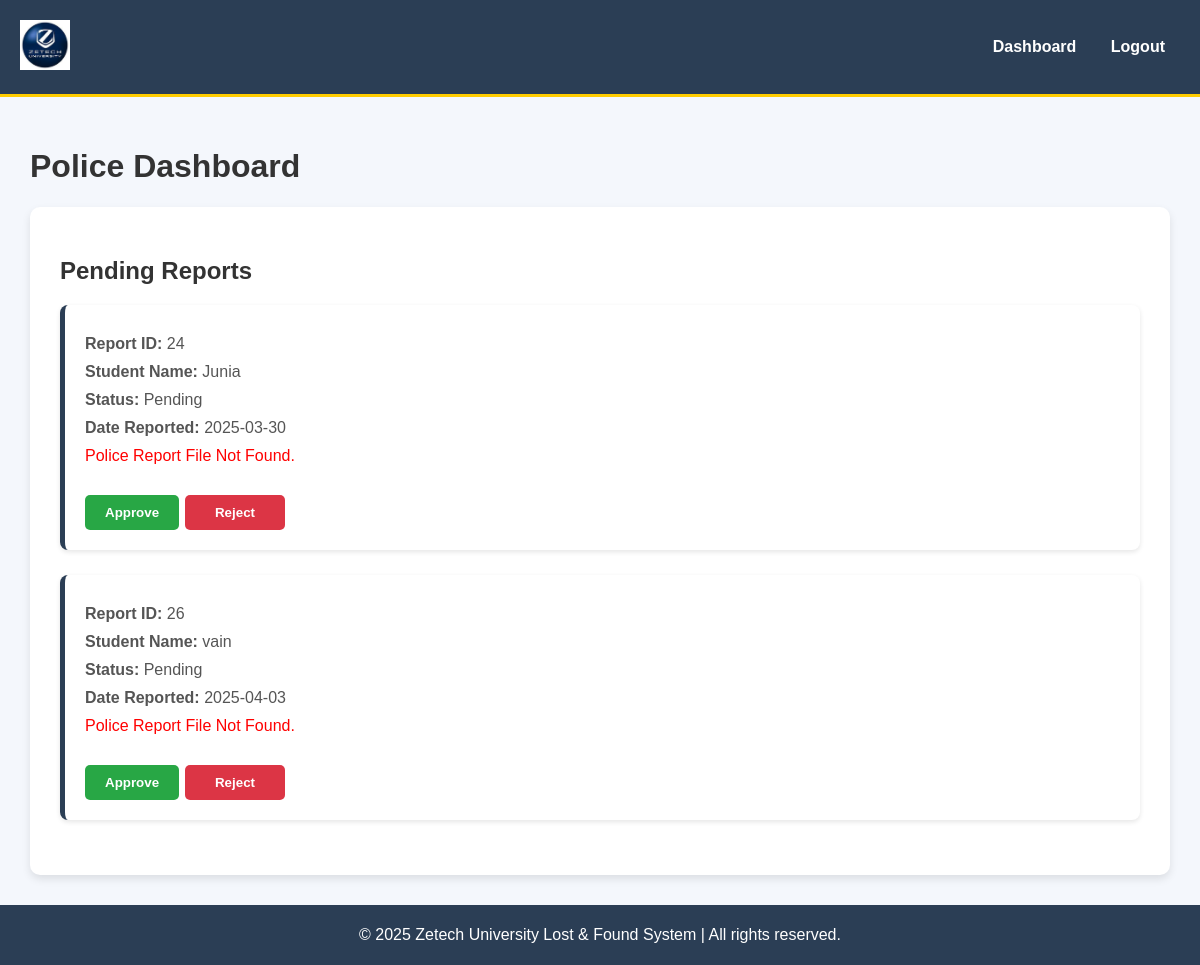
The page /police_dashboard.php (signed in) on the database its author committed.
### tables this page shows
CREATE TABLE `lost_ids` (
  `id` int(11) NOT NULL,
  `student_name` varchar(255) NOT NULL,
  `student_id` varchar(50) NOT NULL,
  `id_number` varchar(50) NOT NULL,
  `date_reported` date DEFAULT curdate(),
  `user_id` int(11) NOT NULL,
  `date_lost` date DEFAULT NULL,
  `police_report` varchar(255) DEFAULT NULL,
  `status` varchar(20) DEFAULT 'Pending',
  `reported_at` timestamp NOT NULL DEFAULT current_timestamp()
);

### police_dashboard.php (the view, shortened to what this page needs)
<?php
include('connect.php');
$sql = "SELECT * FROM lost_ids WHERE status = 'Pending'";
$result = mysqli_query($conn, $sql);
?>
<!DOCTYPE html>
<html lang="en">
<head>
</head>
<body>
    <div class="dashboard-container">
        <header>
            <div class="logo">
                <img src="zetechlogo.jpg" alt="Zetech University Logo" height="50">
            </div>
            <nav>
                <a href="police_dashboard.php">Dashboard</a>
                <a href="logout.php">Logout</a>
            </nav>
        </header>
        <main>
            <h1>Police Dashboard</h1>
            <section class="reports-section">
                <h2>Pending Reports</h2>
                <?php
                if ($result && mysqli_num_rows($result) > 0) {
                    while ($row = mysqli_fetch_assoc($result)) {
                        ?>
                        <div class="report-card">
                            <p><strong>Report ID:</strong> <?= $row['id'] ?></p>
                            <p><strong>Student Name:</strong> <?= $row['student_name'] ?></p>
                            <p><strong>Status:</strong> <?= $row['status'] ?></p>
                            <p><strong>Date Reported:</strong> <?= $row['date_reported'] ?></p>
                            <?php
                            if (!empty($row['police_report'])) {
                                $filePath = "uploads/" . $row['police_report'];
                                if (file_exists($filePath)) {
                                    echo "<a href='$filePath' target='_blank'>View Police Report</a>";
                                } else {
                                    echo "<p style='color: red;'>Police Report File Not Found.</p>";
                                }
                            } else {
                                echo "<p style='color: red;'>No Police Report Uploaded.</p>";
                            }
                            ?>
                            <form method="post" style="display: flex; gap: 10px;">
                                <button type="submit" class="approve-btn">Approve</button>
                            </form>
                            <form method="post" style="display: flex; gap: 10px;">
                                <button type="submit" class="reject-btn">Reject</button>
                            </form>
                        </div>
                        <?php
                    }
                } else {
                    echo "<p>No pending reports found.</p>";
                }
                ?>
            </section>
        </main>
        <footer>
            <p>&copy; 2025 Zetech University Lost & Found System | All rights reserved.</p>
        </footer>
    </div>
</body>
</html>

### police_dashboard.php (style rules this page uses)
body { font-family: 'Poppins', sans-serif; margin: 0; padding: 0; background-color: #f4f7fc; color: #333; }
.dashboard-container { display: flex; flex-direction: column; height: 100vh; }
header { background-color: #2b3e55; padding: 20px; display: flex; justify-content: space-between; align-items: center; border-bottom: 3px solid #ffcc00; position: sticky; top: 0; z-index: 1000; }
nav a { color: white; text-decoration: none; margin: 0 15px; font-weight: bold; transition: color 0.3s ease; }
main { padding: 30px; flex-grow: 1; overflow-y: auto; }
.reports-section { background: white; padding: 30px; border-radius: 10px; box-shadow: 0 4px 8px rgba(0, 0, 0, 0.1); }
.report-card { background-color: #fff; padding: 20px; border-radius: 8px; margin-bottom: 25px; box-shadow: 0 2px 5px rgba(0, 0, 0, 0.1); border-left: 5px solid #2b3e55; transition: transform 0.3s ease; }
.report-card p { margin: 10px 0; color: #555; }
button { padding: 10px 20px; border: none; border-radius: 5px; font-weight: bold; cursor: pointer; }
.approve-btn { background-color: #28a745; color: white; margin-top:20px; }
.reject-btn { background-color: #dc3545; color: white; margin-left: 100px; margin-top: -35px; width: 100px; }
footer { background-color: #2b3e55; color: white; padding: 5px; text-align: center; }

### rows shown on the page
lost_ids: id "24", student_name "Junia", status "Pending", date_reported "2025-03-30", shows "Police Report File Not Found."
lost_ids: id "26", student_name "vain", status "Pending", date_reported "2025-04-03", shows "Police Report File Not Found."
